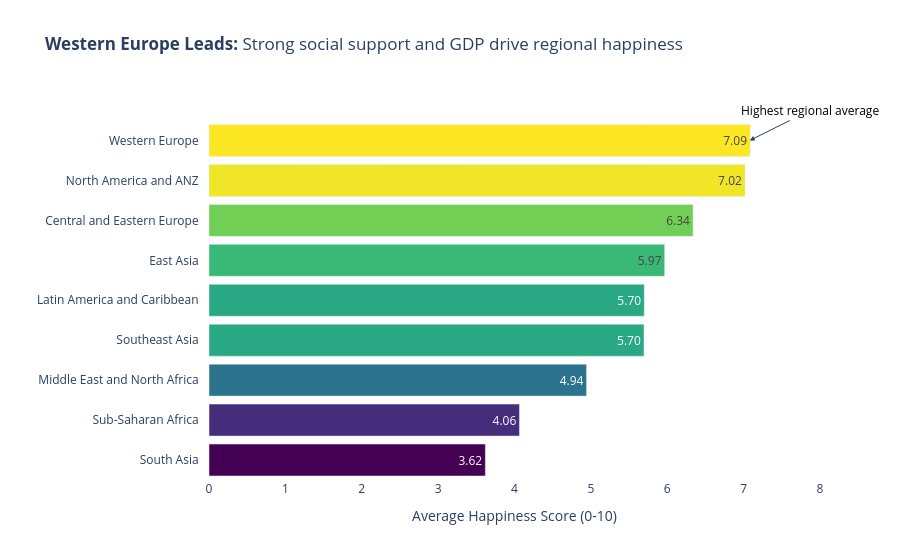

The cell this chart's notebook holds for it:
### Markdown cell above
## Task 1 — Regional Comparison Bar Chart

**What to build:** A horizontal bar chart showing the **average happiness score by region**, sorted from highest to lowest.

**Requirements:**
- Horizontal orientation (category names are long)
- Sorted by score, descending (so the happiest region is at the top)
- Zero baseline on x-axis
- At least one design choice that goes beyond the Plotly default (colour, annotation, labels, etc.)
- An insight title that answers: *which region stands out and why does it matter?*

**Hint:** Use `df.groupby('Region')['Happiness_Score'].mean()` to compute the averages.

### Code cell
# Task 1: Regional comparison bar chart
# -------------------------------------

# Step 1: Compute average happiness score by region
region_avg = (df.groupby('Region')['Happiness_Score']
              .mean()
              .reset_index()
              .sort_values('Happiness_Score'))  # Sort ascending for better horizontal display

print(region_avg)

# Step 2: Build the bar chart
fig1 = px.bar(region_avg, 
             x='Happiness_Score', 
             y='Region', 
             orientation='h',
             text_auto='.2f', # Automatically adds data labels
             title="<b>Western Europe Leads:</b> Strong social support and GDP drive regional happiness",
             color='Happiness_Score',
             color_continuous_scale='Viridis') # Design choice: Custom color scale

# Step 3: Styling based on requirements (Zero baseline & Design choices)
fig1.update_layout(
    xaxis=dict(title="Average Happiness Score (0-10)", range=[0, 8]), # Requirement: Zero baseline
    yaxis=dict(title="", ticksuffix="   "), # Adds padding after category names
    plot_bgcolor='white', # Clean background
    margin=dict(l=150), # Ensures long region names are not cut off
    coloraxis_showscale=False # Hides the color scale for a cleaner look
)

# Step 4: Add an annotation to fulfill the "beyond default" requirement
fig1.add_annotation(
    x=7.08,                     # Exact value for Western Europe
    y="Western Europe", 
    text="Highest regional average",
    showarrow=True,
    arrowhead=2,                # Professional arrow style
    ax=60,                      # Positions text 60 pixels to the right
    ay=-30,                     # Positions text 30 pixels up
    font=dict(size=12, color="black")
)

fig1.show()

### Figure 1 — Plotly figure (JSON) as saved in the notebook; plotly's stock layout.template omitted (floating-point values rounded to 4 significant figures)
{"data": [{"hovertemplate": "Happiness_Score=%{marker.color}<br>Region=%{y}<extra></extra>", "legendgroup": "", "marker": {"color": [3.618, 4.065, 4.943, 5.695, 5.699, 5.966, 6.338, 7.018, 7.086], "coloraxis": "coloraxis", "pattern": {"shape": ""}}, "name": "", "orientation": "h", "showlegend": false, "textposition": "auto", "texttemplate": "%{x:.2f}", "type": "bar", "x": [3.618, 4.065, 4.943, 5.695, 5.699, 5.966, 6.338, 7.018, 7.086], "xaxis": "x", "y": ["South Asia", "Sub-Saharan Africa", "Middle East and North Africa", "Southeast Asia", "Latin America and Caribbean", "East Asia", "Central and Eastern Europe", "North America and ANZ", "Western Europe"], "yaxis": "y"}], "layout": {"annotations": [{"arrowhead": 2, "ax": 60, "ay": -30, "font": {"color": "black", "size": 12}, "showarrow": true, "text": "Highest regional average", "x": 7.08, "y": "Western Europe"}], "barmode": "relative", "coloraxis": {"colorbar": {"title": {"text": "Happiness_Score"}}, "colorscale": [[0, "#440154"], [0.1111, "#482878"], [0.2222, "#3e4989"], [0.3333, "#31688e"], [0.4444, "#26828e"], [0.5556, "#1f9e89"], [0.6667, "#35b779"], [0.7778, "#6ece58"], [0.8889, "#b5de2b"], [1, "#fde725"]], "showscale": false}, "legend": {"tracegroupgap": 0}, "margin": {"l": 150}, "plot_bgcolor": "white", "title": {"text": "<b>Western Europe Leads:</b> Strong social support and GDP drive regional happiness"}, "xaxis": {"anchor": "y", "domain": [0, 1], "range": [0, 8], "title": {"text": "Average Happiness Score (0-10)"}}, "yaxis": {"anchor": "x", "domain": [0, 1], "ticksuffix": "   ", "title": {"text": ""}}}}
